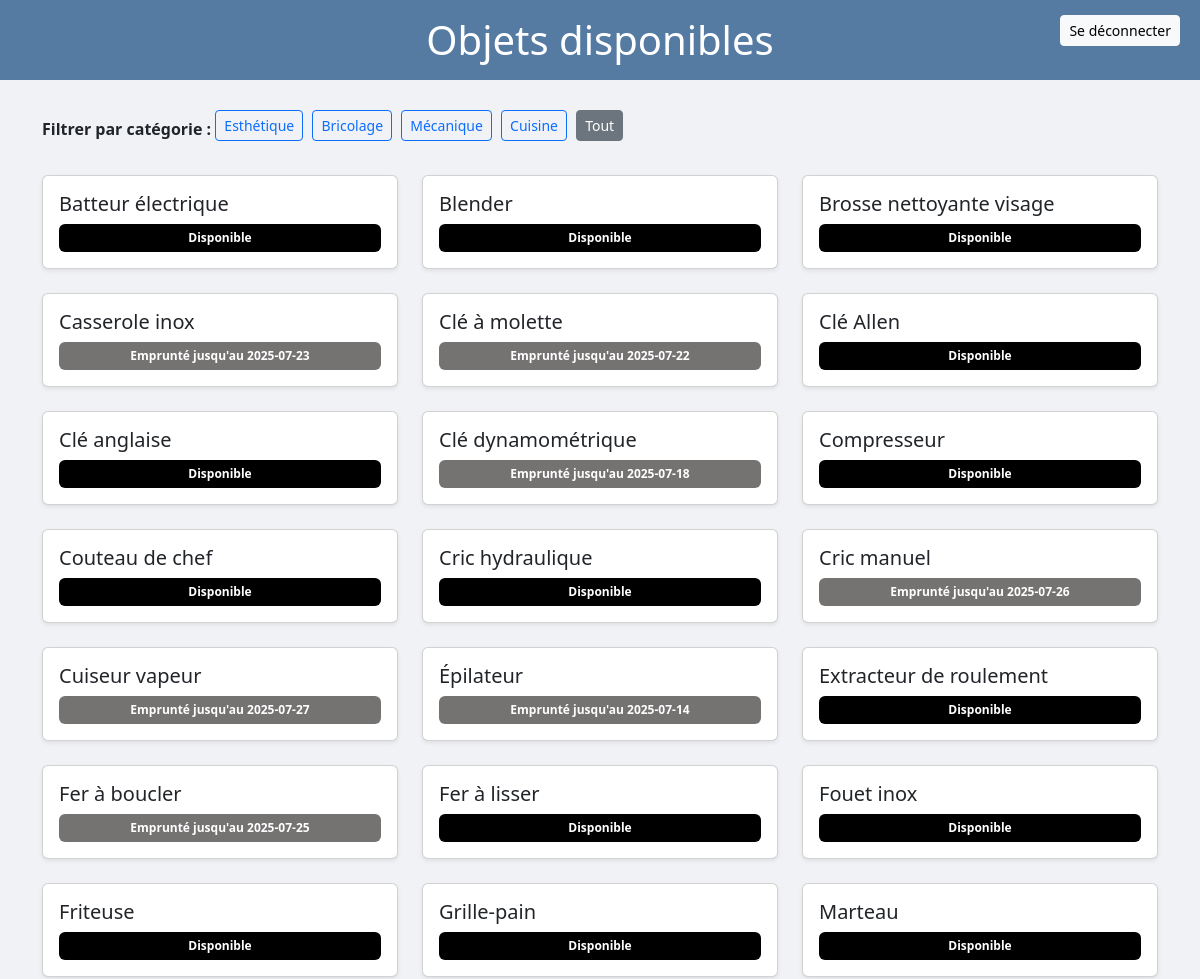
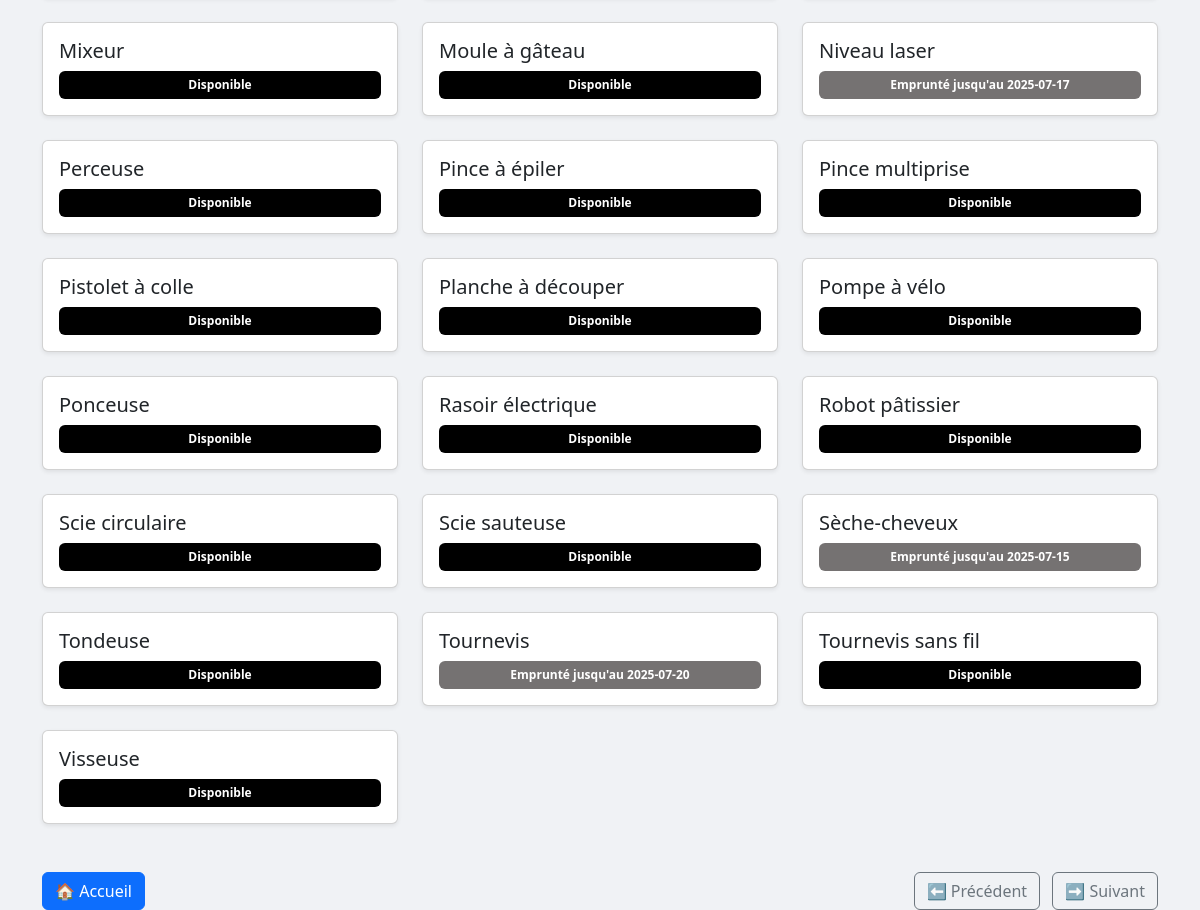
/page/objets.php (signed in), run on the app's committed database (2 pictures, top to bottom).
### tables this page shows
CREATE TABLE categorie_objet (
    id_categorie INT AUTO_INCREMENT PRIMARY KEY,
    nom_categorie VARCHAR(50)
);

CREATE TABLE objet (
    id_objet INT AUTO_INCREMENT PRIMARY KEY,
    nom_objet VARCHAR(100),
    id_categorie INT,
    id_membre INT
);

CREATE TABLE emprunt (
    id_emprunt INT AUTO_INCREMENT PRIMARY KEY,
    id_objet INT,
    id_membre INT,
    date_emprunt DATE,
    date_retour DATE

    
);

### functions/functions.php (called while the page is built, shortened)
<?php
function getCategories($conn) {
    return mysqli_query($conn, "SELECT * FROM categorie_objet");
}
function getObjets($conn, $id_categorie = null) {
    $dateNow = date('Y-m-d');
    if ($id_categorie) {
        $sql = "SELECT o.*, e.date_retour FROM objet o
                LEFT JOIN emprunt e ON o.id_objet = e.id_objet AND e.date_retour >= '$dateNow'
                WHERE o.id_categorie = ?
                ORDER BY o.nom_objet";
        $stmt = mysqli_prepare($conn, $sql);
        mysqli_stmt_bind_param($stmt, "i", $id_categorie);
        mysqli_stmt_execute($stmt);
        $result = mysqli_stmt_get_result($stmt);
        return $result;
    } else {
        $sql = "SELECT o.*, e.date_retour FROM objet o
                LEFT JOIN emprunt e ON o.id_objet = e.id_objet AND e.date_retour >= '$dateNow'
                ORDER BY o.nom_objet";
        return mysqli_query($conn, $sql);
    }
}
?>

### page/objets.php (the view, shortened to what this page needs)
<?php
include(__DIR__ . '/../functions/functions.php');
$conn = connectDB();
$cat = isset($_GET['cat']) ? (int)$_GET['cat'] : null;
$categories = getCategories($conn);
$objets = getObjets($conn, $cat);
?>
<!DOCTYPE html>
<html lang="fr">
<head>
    <link href="https://cdn.jsdelivr.net/npm/bootstrap@5.3.3/dist/css/bootstrap.min.css" rel="stylesheet"
>
</head>
<body>
<header class="text-center position-relative">
    <h1>Objets disponibles</h1>
    <a href="logout.php" class="btn btn-light btn-sm logout-btn">Se déconnecter</a>
</header>
<div class="container">
    <div class="filter-btns mb-4">
        <strong>Filtrer par catégorie :</strong>
        <?php foreach ($categories as $c): ?>
            <a href="objets.php?cat=<?= $c['id_categorie'] ?>" class="btn btn-outline-primary btn-sm <?= ($cat === (int)$c['id_categorie']) ? 'active' : '' ?>">
                <?= $c['nom_categorie'] ?>
            </a>
        <?php endforeach; ?>
        <a href="objets.php" class="btn btn-outline-secondary btn-sm <?= ($cat === null) ? 'active' : '' ?>">Tout</a>
    </div>
    <div class="row row-cols-1 row-cols-md-3 g-4">
        <?php foreach ($objets as $o): ?>
            <div class="col">
                <div class="card h-100 shadow-sm">
                    <div class="card-body d-flex flex-column justify-content-between">
                        <h5 class="card-title"><?= $o['nom_objet'] ?></h5>
                        <?php if (!empty($o['date_retour'])): ?>
                            <span class="badge badge-unavailable p-2">Emprunté jusqu'au <?= $o['date_retour'] ?></span>
                        <?php else: ?>
                            <span class="badge badge-available p-2">Disponible</span>
                        <?php endif; ?>
                    </div>
                </div>
            </div>
        <?php endforeach; ?>
    </div>
    <div class="mt-5 d-flex justify-content-between">
        <a href="accueil.php" class="btn btn-primary">🏠 Accueil</a>
        <div>
            <a href="#" class="btn btn-outline-secondary me-2">⬅️ Précédent</a>
            <a href="#" class="btn btn-outline-secondary">➡️ Suivant</a>
        </div>
    </div>
</div>
</body>
</html>

### page/objets.php (style rules this page uses)
body { background: #f0f2f5; }
header { background:rgb(86, 123, 163); color: white; padding: 1rem 0; margin-bottom: 30px; position: sticky; top: 0; z-index: 1000; }
header h1 { margin: 0; }
.filter-btns .btn { margin: 0 5px 10px 0; }
.badge-available { background-color:rgb(0, 0, 0); font-weight: 600; }
.badge-unavailable { background-color:rgb(117, 114, 114); font-weight: 600; }
.logout-btn { position: absolute; right: 20px; top: 15px; }

### data on the page
categorie_objet: nom_categorie "Esthétique"
categorie_objet: nom_categorie "Bricolage"
categorie_objet: nom_categorie "Mécanique"
categorie_objet: nom_categorie "Cuisine"
objet: nom_objet "Batteur électrique", shows "Disponible"
objet: nom_objet "Blender", shows "Disponible"
objet: nom_objet "Brosse nettoyante visage", shows "Disponible"
emprunt: id_objet.nom_objet "Casserole inox", date_retour "2025-07-23"
emprunt: id_objet.nom_objet "Clé à molette", date_retour "2025-07-22"
objet: nom_objet "Clé Allen", shows "Disponible"
objet: nom_objet "Clé anglaise", shows "Disponible"
emprunt: id_objet.nom_objet "Clé dynamométrique", date_retour "2025-07-18"
objet: nom_objet "Compresseur", shows "Disponible"
objet: nom_objet "Couteau de chef", shows "Disponible"
objet: nom_objet "Cric hydraulique", shows "Disponible"
emprunt: id_objet.nom_objet "Cric manuel", date_retour "2025-07-26"
emprunt: id_objet.nom_objet "Cuiseur vapeur", date_retour "2025-07-27"
emprunt: id_objet.nom_objet "Épilateur", date_retour "2025-07-14"
objet: nom_objet "Extracteur de roulement", shows "Disponible"
emprunt: id_objet.nom_objet "Fer à boucler", date_retour "2025-07-25"
objet: nom_objet "Fer à lisser", shows "Disponible"
objet: nom_objet "Fouet inox", shows "Disponible"
objet: nom_objet "Friteuse", shows "Disponible"
objet: nom_objet "Grille-pain", shows "Disponible"
objet: nom_objet "Marteau", shows "Disponible"
objet: nom_objet "Mixeur", shows "Disponible"
objet: nom_objet "Moule à gâteau", shows "Disponible"
emprunt: id_objet.nom_objet "Niveau laser", date_retour "2025-07-17"
objet: nom_objet "Perceuse", shows "Disponible"
objet: nom_objet "Pince à épiler", shows "Disponible"
objet: nom_objet "Pince multiprise", shows "Disponible"
objet: nom_objet "Pistolet à colle", shows "Disponible"
objet: nom_objet "Planche à découper", shows "Disponible"
objet: nom_objet "Pompe à vélo", shows "Disponible"
objet: nom_objet "Ponceuse", shows "Disponible"
objet: nom_objet "Rasoir électrique", shows "Disponible"
objet: nom_objet "Robot pâtissier", shows "Disponible"
objet: nom_objet "Scie circulaire", shows "Disponible"
objet: nom_objet "Scie sauteuse", shows "Disponible"
emprunt: id_objet.nom_objet "Sèche-cheveux", date_retour "2025-07-15"
objet: nom_objet "Tondeuse", shows "Disponible"
emprunt: id_objet.nom_objet "Tournevis", date_retour "2025-07-20"
objet: nom_objet "Tournevis sans fil", shows "Disponible"
objet: nom_objet "Visseuse", shows "Disponible"
